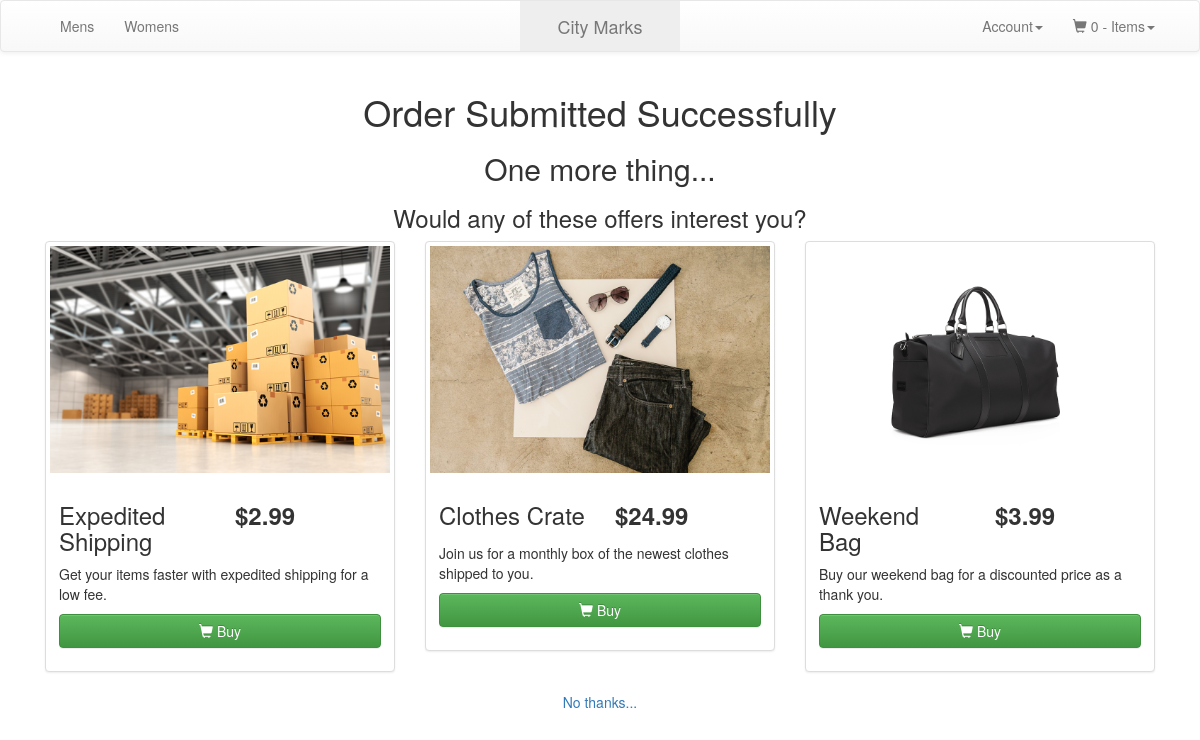
/orderSuccess.php, run on the app's committed database.
### tables this page shows
CREATE TABLE `aftersell_items` (
  `item_id` int(11) NOT NULL,
  `item_name` varchar(255) NOT NULL,
  `item_price` float(10,2) NOT NULL,
  `item_img` text NOT NULL,
  `item_desc` text NOT NULL
);

### orderSuccess.php (the view, shortened to what this page needs)
<?php
include 'includes/db.php';
include 'includes/header.php';
include 'includes/nav.php';
?>
	<div class="container text-center">
		<h1>Order <?php if(isset($_REQUEST['id'])){	$orderID = $_REQUEST['id']; echo $orderID; } ?> Submitted Successfully</h1>
		<h2>One more thing...</h2>
		<h3>Would any of these offers interest you?</h3>
	</div>
	<div class="container">
    	<div class="row">
	    	<div class="col-md-12">
	    	    	<?php
    		$query = "SELECT * FROM aftersell_items WHERE item_id < 6";
    		$select_aftersell_query = mysqli_query($connection, $query);
    		while ($row = mysqli_fetch_assoc($select_aftersell_query)) {
    				$itemName = $row['item_name'];
    				$itemPrice = $row['item_price'];
    				$itemDesc = $row['item_desc'];
    				$itemImg = $row['item_img'];
    				$itemID = $row['item_id'];
    	?>
				<div class="col-sm-6 col-md-4">
					<div class="thumbnail" >
						<img src="<?php echo $itemImg ?>" class="img-responsive">
						<div class="caption">
							<div class="row">
								<div class="col-md-6 col-xs-6">
									<h3><?php echo $itemName ?></h3>
								</div>
								<div class="col-md-6 col-xs-6 price">
									<h3>
									<label>$<?php echo $itemPrice ?></label></h3>
								</div>
							</div>
							<p><?php echo $itemDesc ?></p>
							<div class="row">
								<div class="col-sm-12">
									<a href="includes/aftersellAction.php?choice=<?php echo $itemID ?>&id=<?php echo $orderID ?>" class="btn btn-success btn-product"><span class="glyphicon glyphicon-shopping-cart"></span> Buy</a></div>
							</div>
						</div>
					</div>
				</div>
			<?php } ?>
			</div>
		</div>
	</div>
	<div class="container text-center">
		<a href="includes/aftersellAction.php?choice=6&id=<?php echo $orderID ?>" style="padding-bottom: 20px;">No thanks...</a>
	</div>
<?php
	include 'includes/footer.php';
?>

### css/main.css (style rules this page uses)
.btn-product { width: 100%; }

### data on the page
aftersell_items: item_img (picture), item_name "Expedited Shipping", item_price "2.99", item_desc "Get your items faster with expedited shipping for a low fee."
aftersell_items: item_img (picture), item_name "Clothes Crate", item_price "24.99", item_desc "Join us for a monthly box of the newest clothes shipped to you."
aftersell_items: item_img (picture), item_name "Weekend Bag", item_price "3.99", item_desc "Buy our weekend bag for a discounted price as a thank you."

### other printed values
$itemCount "0"
